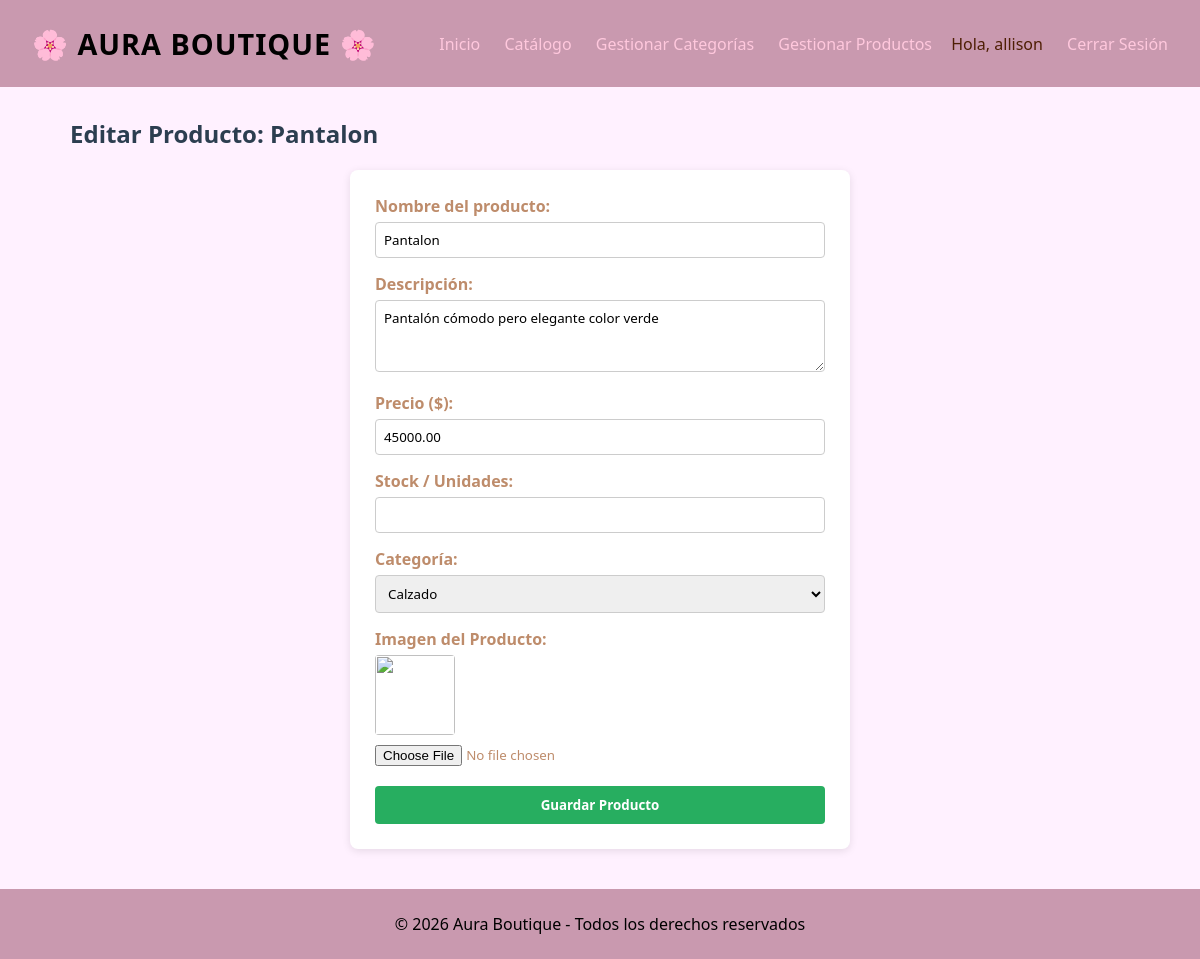
The page /Producto/editar&id=13 (signed in) on the database its author committed.
### tables this page shows
CREATE TABLE `productos` (
  `id_producto` int(10) UNSIGNED NOT NULL,
  `id_categoria` int(10) UNSIGNED NOT NULL,
  `nombre` varchar(150) NOT NULL,
  `descripcion` text DEFAULT NULL,
  `precio` decimal(10,2) NOT NULL,
  `imagen` varchar(255) DEFAULT NULL,
  `estado` enum('activo','inactivo') NOT NULL DEFAULT 'activo',
  `fecha_creacion` timestamp NOT NULL DEFAULT current_timestamp(),
  `fecha_actualizacion` timestamp NOT NULL DEFAULT current_timestamp() ON UPDATE current_timestamp()
);

### config/db.php (called while the page is built)
<?php
class Database {
    public static function connect() {
        $db = new mysqli('localhost', 'root', '', 'aura_boutique');
        $db->query("SET NAMES 'utf8'");
        return $db;
    }
}

### models/producto.php (called while the page is built, shortened)
<?php
class Producto {
    private $id;
    private $db;
    public function __construct() {
        $this->db = Database::connect();
    }
    public function getId() {
        return $this->id;
    }
    public function setId($id) {
        $this->id = $id;
    }
    public function getOne() {
        $producto = $this->db->query("SELECT * FROM productos WHERE id_producto = {$this->getId()};");
        return $producto->fetch_object();
    }
}

### models/categoria.php (called while the page is built, shortened)
<?php
require_once 'config/db.php';
class Categoria {
    private $db;
    public function __construct() {
        $this->db = Database::connect();
    }
    public function getAll() {
        $categorias = $this->db->query("SELECT * FROM categorias ORDER BY id_categoria DESC;");
        return $categorias;
    }
}

### views/producto/crear.php (the view)
<?php if(isset($edit) && isset($pro) && is_object($pro)): ?>
    <h2 style="margin-bottom: 20px; color: #2c3e50;">Editar Producto: <?= $pro->nombre ?></h2>
    <?php $url_action = base_url . "Producto/save&id=" . $pro->id_producto; ?>
<?php else: ?>
    <h2 style="margin-bottom: 20px; color: #2c3e50;">Crear Nuevo Producto</h2>
    <?php $url_action = base_url . "Producto/save"; ?>
<?php endif; ?>
<div style="max-width: 500px; margin: 0 auto; background: white; padding: 25px; border-radius: 8px; box-shadow: 0 2px 8px rgba(0,0,0,0.1);">
    <form action="<?=$url_action?>" method="POST" enctype="multipart/form-data">
        <div style="margin-bottom: 15px;">
            <label style="display: block; margin-bottom: 5px; font-weight: bold;">Nombre del producto:</label>
            <input type="text" name="nombre" value="<?= isset($pro) && is_object($pro) ? $pro->nombre : ''; ?>" required style="width: 100%; padding: 8px; border: 1px solid #ccc; border-radius: 4px;">
        </div>
        <div style="margin-bottom: 15px;">
            <label style="display: block; margin-bottom: 5px; font-weight: bold;">Descripción:</label>
            <textarea name="descripcion" rows="3" style="width: 100%; padding: 8px; border: 1px solid #ccc; border-radius: 4px;"><?= isset($pro) && is_object($pro) ? $pro->descripcion : ''; ?></textarea>
        </div>
        <div style="margin-bottom: 15px;">
            <label style="display: block; margin-bottom: 5px; font-weight: bold;">Precio ($):</label>
            <input type="number" step="0.01" name="precio" value="<?= isset($pro) && is_object($pro) ? $pro->precio : ''; ?>" required style="width: 100%; padding: 8px; border: 1px solid #ccc; border-radius: 4px;">
        </div>
        <div style="margin-bottom: 15px;">
            <label style="display: block; margin-bottom: 5px; font-weight: bold;">Stock / Unidades:</label>
            <input type="number" name="stock" value="<?= isset($pro) && is_object($pro) ? $pro->stock : ''; ?>" required style="width: 100%; padding: 8px; border: 1px solid #ccc; border-radius: 4px;">
        </div>
        <div style="margin-bottom: 15px;">
            <label style="display: block; margin-bottom: 5px; font-weight: bold;">Categoría:</label>
            <?php
                require_once 'models/categoria.php';
                $cat_model = new Categoria();
                $categorias_lista = $cat_model->getAll();
            ?>
            <select name="categoria" required style="width: 100%; padding: 8px; border: 1px solid #ccc; border-radius: 4px;">
                <?php while($cat = $categorias_lista->fetch_object()): ?>
                    <option value="<?= $cat->id_categoria ?>" <?= isset($pro) && is_object($pro) && $cat->id_categoria == $pro->categoria_id ? 'selected' : ''; ?>>
                        <?= $cat->nombre ?>
                    </option>
                <?php endwhile; ?>
            </select>
        </div>
        <div style="margin-bottom: 20px;">
            <label style="display: block; margin-bottom: 5px; font-weight: bold;">Imagen del Producto:</label>
            <?php if(isset($pro) && is_object($pro) && !empty($pro->imagen)): ?>
                <img src="/aura-boutique/uploads/images/<?=$pro->imagen?>" style="width: 80px; height: 80px; object-fit: cover; display: block; margin-bottom: 8px; border-radius: 4px;">
            <?php endif; ?>
            <input type="file" name="imagen" accept="image/*" style="width: 100%;">
        </div>
        <button type="submit" style="background: #27ae60; color: white; padding: 10px 15px; border: none; border-radius: 4px; font-weight: bold; cursor: pointer; width: 100%;">Guardar Producto</button>
    </form>
</div>

### views/layout/header.php (style rules this page uses)
* { box-sizing: border-box; margin: 0; padding: 0; font-family: 'Segoe UI', Tahoma, Geneva, Verdana, sans-serif; }
body { background-color: #fff1ff; color: #be8c6b; }

### rows shown on the page
productos: nombre "Pantalon", descripcion "Pantalón cómodo pero elegante color verde", precio "45000.00"

### other values the page prints
$_SESSION['identity']->nombres "allison"
form field categoria "Calzado"
